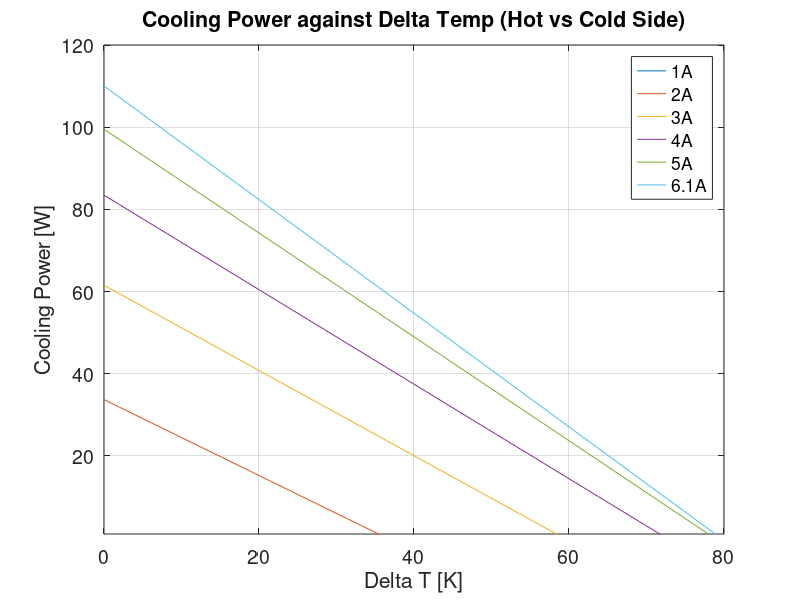

MATLAB code to generate this figure:
%% Properties for calculation

clear global;
clc;clear;

%% Declare variables as global for use in other scripts (bad practice)
global kin_visc_air Cp_air k_air alpha_air Pr_air rho_air 
global R_e_hc R_k_hc alpha_seeback num_semi_cond


%% Properties

% % USED FOR HIGHER COOLING POWER (MORE CURRENT DRAWN)
% % Bismuth Telluride Peltier element properties (TEC1-12710)
alpha_s_pos = 1.15 * 10^-4;           % V/degC
alpha_s_neg = -1.1 * 10^-4;          % V/degC
rho_e_pos = 0.28 * 10^-5;                   % Ohm-m
rho_e_neg = rho_e_pos;               % Ohm-m
k_bismuth_pos = 1.7;                 % W/mK
k_bismuth_neg = 1.65;                % W/mK
width_semi_cond = 0.00135;            % m 
height_semi_cond = 0.0019;           % m
num_semi_cond = 252;                 % 127 couples


% % Bismuth Telluride Peltier element properties (TEC1-12706) - correct
% alpha_s_pos = 1.25 * 10^-4;           % V/degC
% alpha_s_neg = -1.25 * 10^-4;          % V/degC
% rho_e_pos = 0.28 * 10^-5;                   % Ohm-m
% rho_e_neg = rho_e_pos;               % Ohm-m
% k_bismuth_pos = 2.0;                 % W/mK
% k_bismuth_neg = 2.0;                % W/mK
% width_semi_cond = 0.0011;            % m 
% height_semi_cond = 0.0022;           % m
% num_semi_cond = 220;                 % 127 couples


% % Table C.9 - Bismuth Telluride Peltier element properties (TEC1-12706)
% alpha_s_pos = 1.05 * 10^-4;           % V/degC
% alpha_s_neg = -1.05 * 10^-4;          % V/degC
% rho_e_pos = 0.5 * 10^-5;                   % Ohm-m
% rho_e_neg = rho_e_pos;               % Ohm-m
% k_bismuth_pos = 0.8;                 % W/mK
% k_bismuth_neg = 0.8;                % W/mK
% width_semi_cond = 0.0018;            % m (NOT TOO SURE..)
% height_semi_cond = 0.0027;           % m
% num_semi_cond = 254;                 % 127 couples

alpha_seeback = alpha_s_pos - alpha_s_neg;
R_e_hc = (height_semi_cond/(width_semi_cond^2)) * (rho_e_pos + rho_e_neg);
R_k_hc = 1 / ( num_semi_cond * (width_semi_cond^2/height_semi_cond) * (k_bismuth_pos + k_bismuth_neg) );

%% Plot cooling power against delta T curve

% T_h = 27 + 273.16;
T_h = 50 + 273.16;

delta_T_max = 80;
iters = 80;
delta_T_arr = linspace(0, delta_T_max, iters);
cooling_power_arr_1_amp = zeros(iters, 1);
cooling_power_arr_2_amp = zeros(iters, 1);
cooling_power_arr_3_amp = zeros(iters, 1);
cooling_power_arr_4_amp = zeros(iters, 1);
cooling_power_arr_5_amp = zeros(iters, 1);
cooling_power_arr_6_amp = zeros(iters, 1);




for i = 1:length(delta_T_arr)
    
    T_c = T_h - delta_T_arr(i);
    
%     % 1 A
%     J_e = 1;
%     cooling_power_arr_1_amp(i) = -(num_semi_cond * alpha_seeback * J_e * T_c) + (delta_T_arr(i) / R_k_hc) + (0.5 * num_semi_cond * R_e_hc * J_e^2);
    
    % 2 A
%     J_e = 2;
    J_e = 2;
    cooling_power_arr_2_amp(i) = -(num_semi_cond * alpha_seeback * J_e * T_c) + (delta_T_arr(i) / R_k_hc) + (0.5 * num_semi_cond * R_e_hc * J_e^2);
    
    % 3 A
%     J_e = 3;
    J_e = 4;
    cooling_power_arr_3_amp(i) = -(num_semi_cond * alpha_seeback * J_e * T_c) + (delta_T_arr(i) / R_k_hc) + (0.5 * num_semi_cond * R_e_hc * J_e^2);
    
    % 4 A
%     J_e = 4;
    J_e = 6;
    cooling_power_arr_4_amp(i) = -(num_semi_cond * alpha_seeback * J_e * T_c) + (delta_T_arr(i) / R_k_hc) + (0.5 * num_semi_cond * R_e_hc * J_e^2);
    
    % 5 A
%     J_e = 5;
    J_e = 8;
    cooling_power_arr_5_amp(i) = -(num_semi_cond * alpha_seeback * J_e * T_c) + (delta_T_arr(i) / R_k_hc) + (0.5 * num_semi_cond * R_e_hc * J_e^2);
    
    % 6 A
%     J_e = 6.1;
    J_e = 10.1;
    cooling_power_arr_6_amp(i) = -(num_semi_cond * alpha_seeback * J_e * T_c) + (delta_T_arr(i) / R_k_hc) + (0.5 * num_semi_cond * R_e_hc * J_e^2);
    
end

plot(delta_T_arr, -cooling_power_arr_1_amp, delta_T_arr, -cooling_power_arr_2_amp, delta_T_arr, -cooling_power_arr_3_amp, delta_T_arr, -cooling_power_arr_4_amp, delta_T_arr, -cooling_power_arr_5_amp, delta_T_arr, -cooling_power_arr_6_amp);
title("Cooling Power against Delta Temp (Hot vs Cold Side)");
xlabel("Delta T [K]");
ylabel("Cooling Power [W]");
ylim([1,120]);
legend("1A", "2A", "3A", "4A", "5A", "6.1A", "Location", "NorthEast");
grid on;
set(gca,'FontSize',14)

